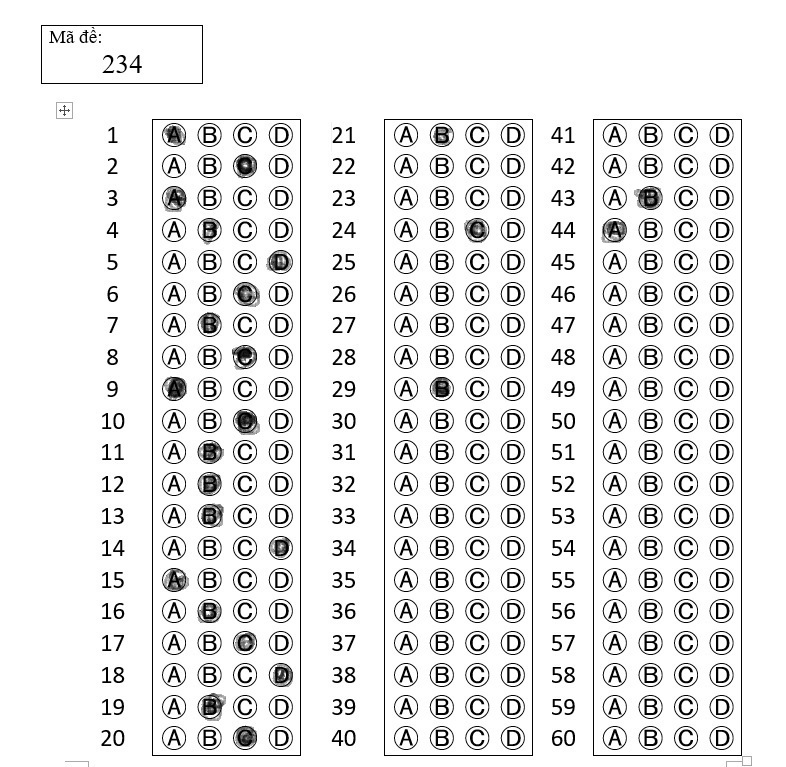
#> input picture Opencv_App/1.jpg, 786 x 767 px, given in place of video, which was not available
$ python Scan.py
#> lines starting #> are read from the running program, lines starting #| are printed output that depends on the picture; after the words box and inside, x2 and y2 are one past the last pixel; in counts of white or black regions, pixels touching at a corner belong together; pictures that were not available may be replaced by others from this repository, and a replacement may not be noted
import cv2
import pytesseract
import numpy as np
from PIL import ImageGrab
import time
#################
widthImg = 640
heightImg = 480
#################
pytesseract.pytesseract.tesseract_cmd = 'C:\\Program Files\\Tesseract-OCR\\tesseract.exe'
path ="https://192.168.50.103:8080/video"
#################e
cap = cv2.VideoCapture(path)
if not cap.isOpened():
    cap=cv2.VideoCapture(0)
cap.set(10, 150)
################
def preProcessing(img):
    imgGray = cv2.cvtColor(img,cv2.COLOR_BGR2GRAY)
    imgBlur = cv2.GaussianBlur(imgGray,(5,5),1)
    imgCanny = cv2.Canny(imgBlur,200,200)
    kernel = np.ones((5,5))
    imgDial = cv2.dilate(imgCanny,kernel,iterations=2)
    imgThres = cv2.erode(imgDial,kernel,iterations=1)
    return imgThres

def getContours(img):
    biggest = np.array([])
    maxArea = 0
    contours,hierarchy = cv2.findContours(img,cv2.RETR_EXTERNAL,cv2.CHAIN_APPROX_NONE)
    for cnt in contours:
        area = cv2.contourArea(cnt)
        if area>5000:
            peri = cv2.arcLength(cnt,True)
            approx = cv2.approxPolyDP(cnt,0.02*peri,True)
            if area >maxArea and len(approx) == 4:
                biggest = approx
                maxArea = area
    cv2.drawContours(imgContour, biggest, -1, (255, 0, 0), 20)
    return biggest

def reorder (myPoints):
    myPoints = myPoints.reshape((4,2))
    myPointsNew = np.zeros((4,1,2),np.int32)
    add = myPoints.sum(1)
    myPointsNew[0] = myPoints[np.argmin(add)]
    myPointsNew[3] = myPoints[np.argmax(add)]
    diff = np.diff(myPoints,axis=1)
    myPointsNew[1]= myPoints[np.argmin(diff)]
    myPointsNew[2] = myPoints[np.argmax(diff)]
    return myPointsNew

def getWarp(img, biggest):
    biggest = reorder(biggest)
    pts1 = np.float32(biggest)
    pts2 = np.float32([[0, 0], [widthImg, 0], [0, heightImg], [widthImg, heightImg]])
    matrix = cv2.getPerspectiveTransform(pts1, pts2)
    imgOutput = cv2.warpPerspective(img, matrix, (widthImg, heightImg))
    imgCropped = imgOutput[20:imgOutput.shape[0] - 20, 20:imgOutput.shape[1] - 20]
    imgCropped = cv2.resize(imgCropped, (widthImg, heightImg))
    return imgCropped

def stackImages(scale,imgArray):
    rows = len(imgArray)
    cols = len(imgArray[0])
    rowsAvailable = isinstance(imgArray[0], list)
    width = imgArray[0][0].shape[1]
    height = imgArray[0][0].shape[0]
    if rowsAvailable:
        for x in range ( 0, rows):
            for y in range(0, cols):
                if imgArray[x][y].shape[:2] == imgArray[0][0].shape [:2]:
                    imgArray[x][y] = cv2.resize(imgArray[x][y], (0, 0), None, scale, scale)
                else:
                    imgArray[x][y] = cv2.resize(imgArray[x][y], (imgArray[0][0].shape[1], imgArray[0][0].shape[0]), None, scale, scale)
                if len(imgArray[x][y].shape) == 2: imgArray[x][y]= cv2.cvtColor( imgArray[x][y], cv2.COLOR_GRAY2BGR)
        imageBlank = np.zeros((height, width, 3), np.uint8)
        hor = [imageBlank]*rows
        hor_con = [imageBlank]*rows
        for x in range(0, rows):
            hor[x] = np.hstack(imgArray[x])
        ver = np.vstack(hor)
    else:
        for x in range(0, rows):
            if imgArray[x].shape[:2] == imgArray[0].shape[:2]:
                imgArray[x] = cv2.resize(imgArray[x], (0, 0), None, scale, scale)
            else:
                imgArray[x] = cv2.resize(imgArray[x], (imgArray[0].shape[1], imgArray[0].shape[0]), None,scale, scale)
            if len(imgArray[x].shape) == 2: imgArray[x] = cv2.cvtColor(imgArray[x], cv2.COLOR_GRAY2BGR)
        hor= np.hstack(imgArray)
        ver = hor
    return ver
def captureScreen(bbox=(300,300,1500,1000)):
    capScr = np.array(ImageGrab.grab(bbox))
    capScr = cv2.cvtColor(capScr, cv2.COLOR_RGB2BGR)
    return capScr
while True:
    timer = cv2.getTickCount()
    success, img = cap.read()
#> img is the input picture: shape (767, 786, 3); min 0, max 255, mean 231.1
    img = cv2.resize(img, (widthImg, heightImg))
#> img: shape (480, 640, 3)
    imgContour = img.copy()
    imgThres = preProcessing(img)
#> in preProcessing, `imgBlur = cv2.GaussianBlur(imgGray,(5,5),1)`:
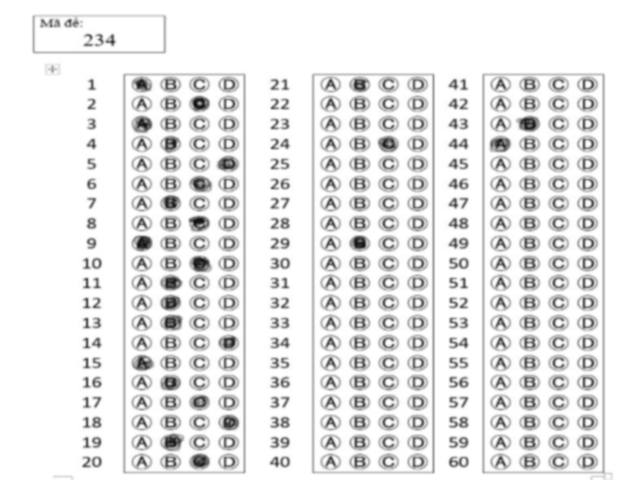
#> imgBlur: shape (480, 640); min 15, max 255, mean 231.2
#> in preProcessing, `imgCanny = cv2.Canny(imgBlur,200,200)`:
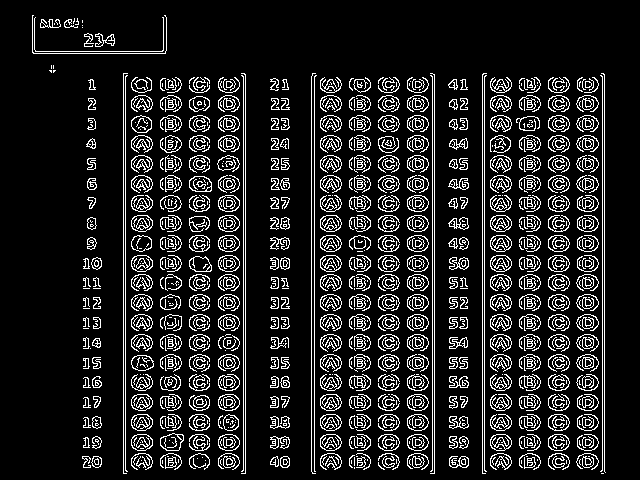
#> imgCanny: shape (480, 640); 13.6% white in thin lines or dots, all inside (x1, y1, x2, y2) = (32, 15, 606, 474)
#> in preProcessing, `imgDial = cv2.dilate(imgCanny,kernel,iterations=2)`:
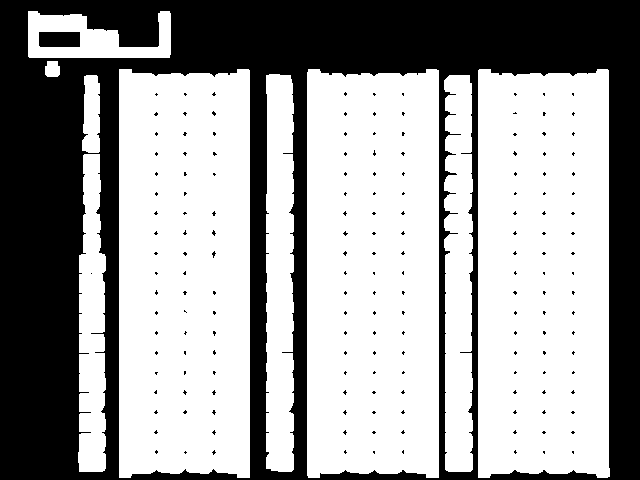
#> imgDial: shape (480, 640); 62% white; 171 black regions (169 under 20 px), largest, box (x1, y1, x2, y2) and area: (0, 0, 640, 480) 114779, (39, 32, 80, 47) 614
#> in preProcessing, `imgThres = cv2.erode(imgDial,kernel,iterations=1)`:
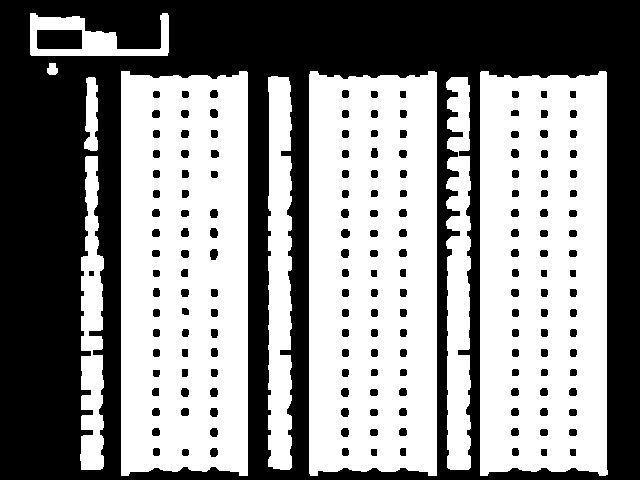
#> imgThres: shape (480, 640); 54.7% white; 171 black regions
    biggest = getContours(imgThres)
#> in getContours, `contours,hierarchy = cv2.findContours(img,cv2.RETR_EXTERNAL,cv2.CHAIN_..`: contours = 9 contours; largest, box (x1, y1, x2, y2) and area: (309, 71, 437, 476) 50157, (480, 71, 608, 476) 49787, (121, 71, 248, 476) 49760, (268, 76, 292, 470) 8090, (446, 77, 471, 470) 7511
#> the loop in getContours, `for cnt in contours:` made 9 passes
#> (area, peri, biggest, maxArea) on passes 5 to 6: (49787, 1093.2, [[481, 71], [480, 475], [605, 475], [606, 72]], 49787), (50157, 1101.2, [[310, 71], [309, 473], [436, 475], [436, 72]], 50157)
#> (area, peri, approx) on passes 2, 4, 7: (7511, 1095.6, [[451, 77], [468, 469]]), (8090.5, 954.6, [[271, 76], [268, 466], [289, 469]]), (49760.5, 1097, [[121, 71], [121, 475], [247, 475], [247, 72]])
#> after the loop in getContours, `for cnt in contours:`: maxArea = 50157
#> in getContours, `cv2.drawContours(imgContour, biggest, -1, (255, 0, 0), 20)`:
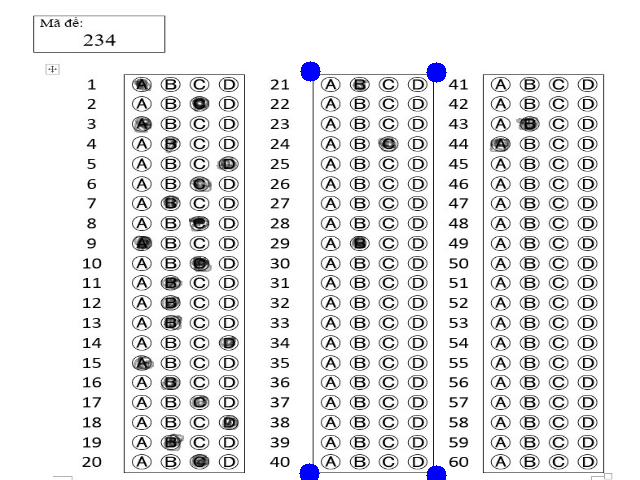
#> imgContour: shape (480, 640, 3); mean B, G, R 231.2, 230.3, 230.3
#> biggest = [[310, 71], [309, 473], [436, 475], [436, 72]]
    if biggest.size != 0:
        imgWarped = getWarp(img, biggest)
#> in reorder, `add = myPoints.sum(1)`: add = [381, 782, 911, 508]
#> in reorder, `diff = np.diff(myPoints,axis=1)`: diff = [-239, 164, 39, -364]
#> in getWarp, `biggest = reorder(biggest)`: biggest = [[310, 71], [436, 72], [309, 473], [436, 475]]
#> in getWarp, `matrix = cv2.getPerspectiveTransform(pts1, pts2)`: matrix = [[5.13, 0.0128, -1591.1], [-0.00962, 1.21, -83.1], [1.94e-05, 1.99e-05, 1]]
#> in getWarp, `imgOutput = cv2.warpPerspective(img, matrix, (widthImg, heightImg))`:
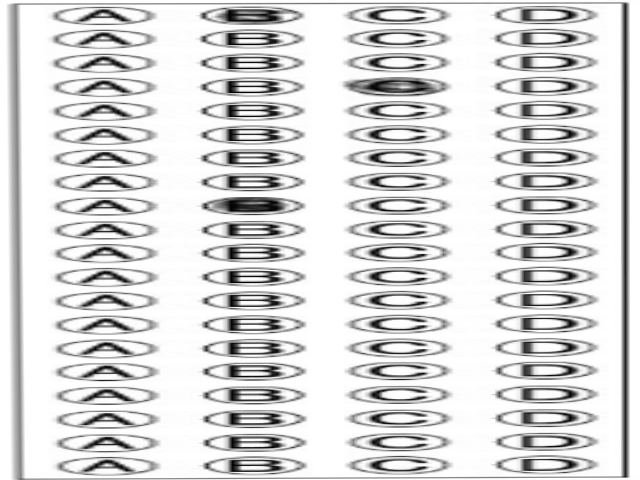
#> imgOutput: shape (480, 640, 3); min 0, max 255, mean 216.1
#> in getWarp, `imgCropped = cv2.resize(imgCropped, (widthImg, heightImg))`:
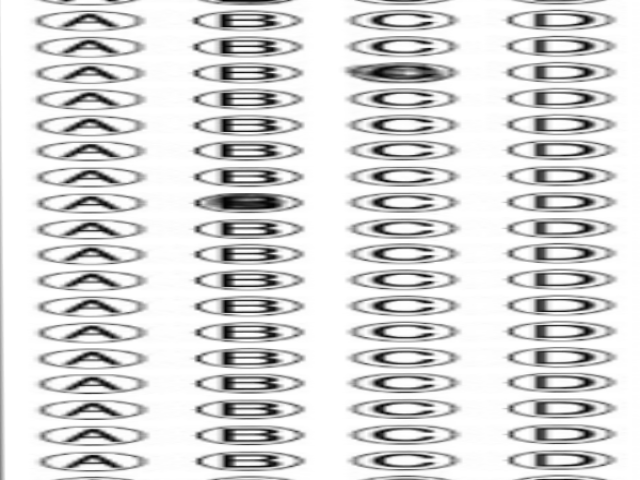
#> imgCropped: shape (480, 640, 3); min 0, max 255, mean 217.3
        imageArray = ([imgContour, imgWarped])

        hImg, wImg, _ = imgWarped.shape
#> hImg = 480; wImg = 640
#> (the run stopped early here; a loop or call above may not have finished)

$ run again, on Opencv_App/Untitled.jpg
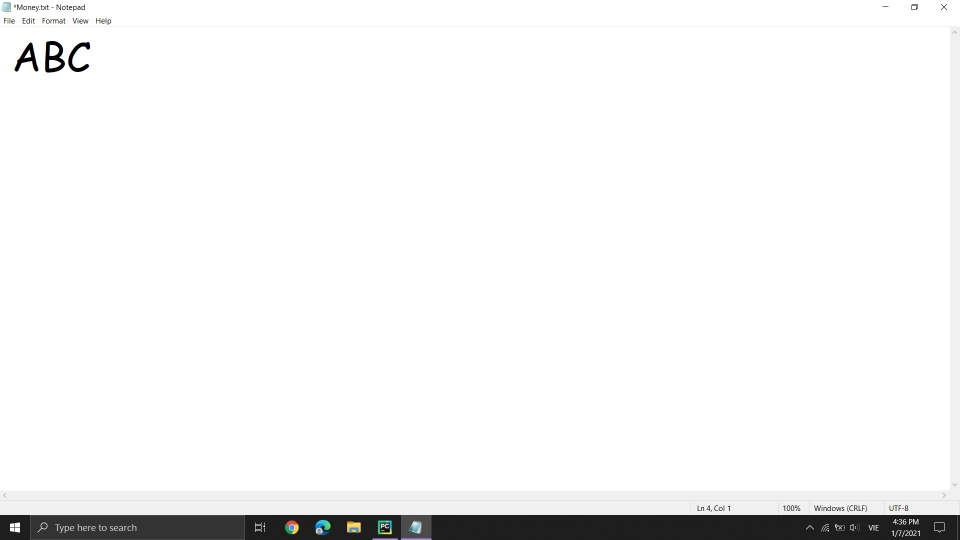
#> input picture Opencv_App/Untitled.jpg, 1920 x 1080 px, given in place of video, which was not available (shown at 1/2 size)
#> img is the input picture: shape (1080, 1920, 3); mean B, G, R 243.7, 243.8, 243.7
#> img: shape (480, 640, 3)
#> in preProcessing, `imgCanny = cv2.Canny(imgBlur,200,200)`:
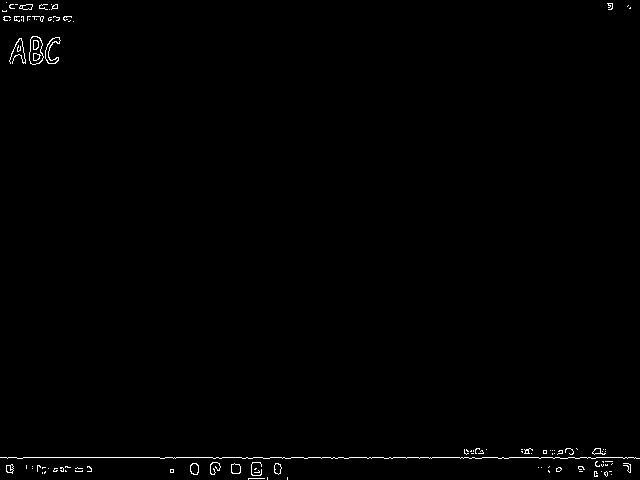
#> imgCanny: shape (480, 640); 0.62% white in thin lines or dots
#> imgDial: shape (480, 640); 4.9% white; 6 white regions, box (x1, y1, x2, y2) and area: (0, 444, 640, 480) 11019, (5, 32, 65, 69) 1892, (0, 0, 78, 26) 1779, (603, 0, 617, 14) 189, (166, 465, 178, 477) 144, (623, 1, 635, 13) 135
#> imgThres: shape (480, 640); 3.5% white; 6 white regions
#> contours = 6 contours; box (x1, y1, x2, y2) and area: (0, 446, 640, 480) 6924, (0, 0, 76, 24) 1408, (7, 34, 63, 67) 1370, (605, 0, 615, 12) 93, (168, 467, 176, 475) 49, (625, 3, 633, 11) 42
#> the loop in getContours, `for cnt in contours:` made 6 passes
#> (area, peri, approx) on pass 2: (6923.5, 1682.8, [[639, 455], [0, 459]])
#> after the loop in getContours, `for cnt in contours:`: biggest = empty array; maxArea = 0
#> `biggest = getContours(imgThres)`: biggest = empty array
#> rows = 2
#> cols = 480
#> rowsAvailable = False
#> after the loop in stackImages, `for x in range(0, rows):`: imgArray = 2 items
#> in stackImages, `hor= np.hstack(imgArray)`:
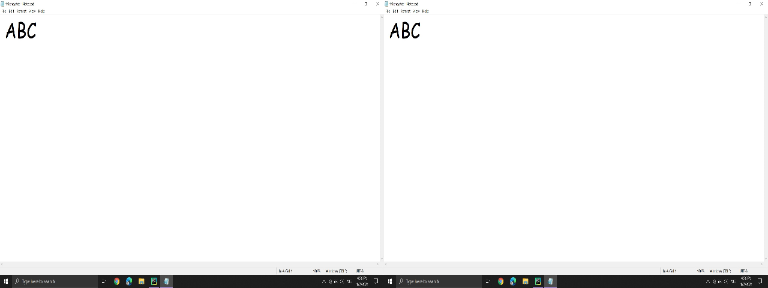
#> hor: shape (288, 768, 3); mean of channels 0, 1, 2 244, 244, 243.9; drawn as B, G, R
